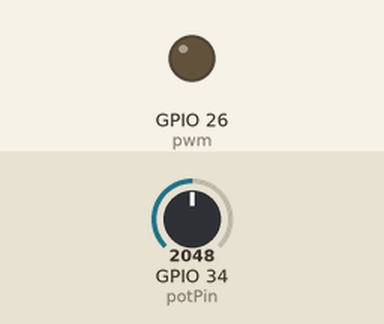
This program was run on a simulated ESP32. Parts: output pins drawn as LEDs (lit = HIGH). The inputs (shaded band) are chosen by the test bench; at power-on: GPIO 34 (potPin) = 2048. What the program prints to the serial monitor is not drawn.

Above: at 5.0 s.
At 11.0 s:
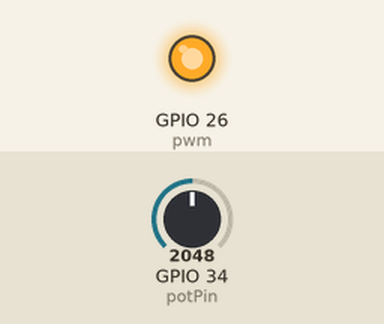
Timing chart, 0 to 13.0 s (numbered marks = the images above):
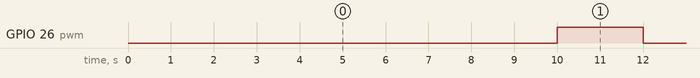

The program:

main.cpp
```cpp
// Määritetään kirjastot
#include <Arduino.h>

//Määritetään vakiot
#define timeSeconds 10

// määritetään pinnit
const int potPin = 34; // <= Signaalipinni
const int pwm = 26;    // <= digitaalinen ulostulo pinni
int output_value;      // <= Analogisen signaalin vahvuus muuttuja

//
unsigned long now = millis(); // aina positiivinen
unsigned long lastTrigger = 0;

unsigned long previousMillis = 0;


// määrittely functio Setup
void setup()
{
  // Nopeus jolla kommunikoidaan Esp:n kanssa
  Serial.begin(9600);
  //Määritetään power pinnin mode eli onko ulostulo vai input
  pinMode(pwm, OUTPUT);
}


void loop()
{
  unsigned long currentMillis = millis();
  if (currentMillis - previousMillis >= (timeSeconds * 1000))
  {
    // Kirjoitetaan 1 power pinniin
    digitalWrite(pwm, HIGH);
    delay(1000);
    output_value = analogRead(potPin);
    output_value = map(output_value, 4095, 0, 0, 100);

    // Serial = terminaaliin tulostettavat rivit/teksti
    Serial.print("Moisture : ");
    Serial.print(output_value);
    Serial.println("%");

    delay(1000);
    previousMillis = currentMillis;
    // Kirjoitetaan 0 power pinniin
    digitalWrite(pwm, LOW);
  }
}
```

Measured:
- by itself, GPIO 26 (pwm): alternates HIGH for 2.0 s and LOW for 8.0 s
